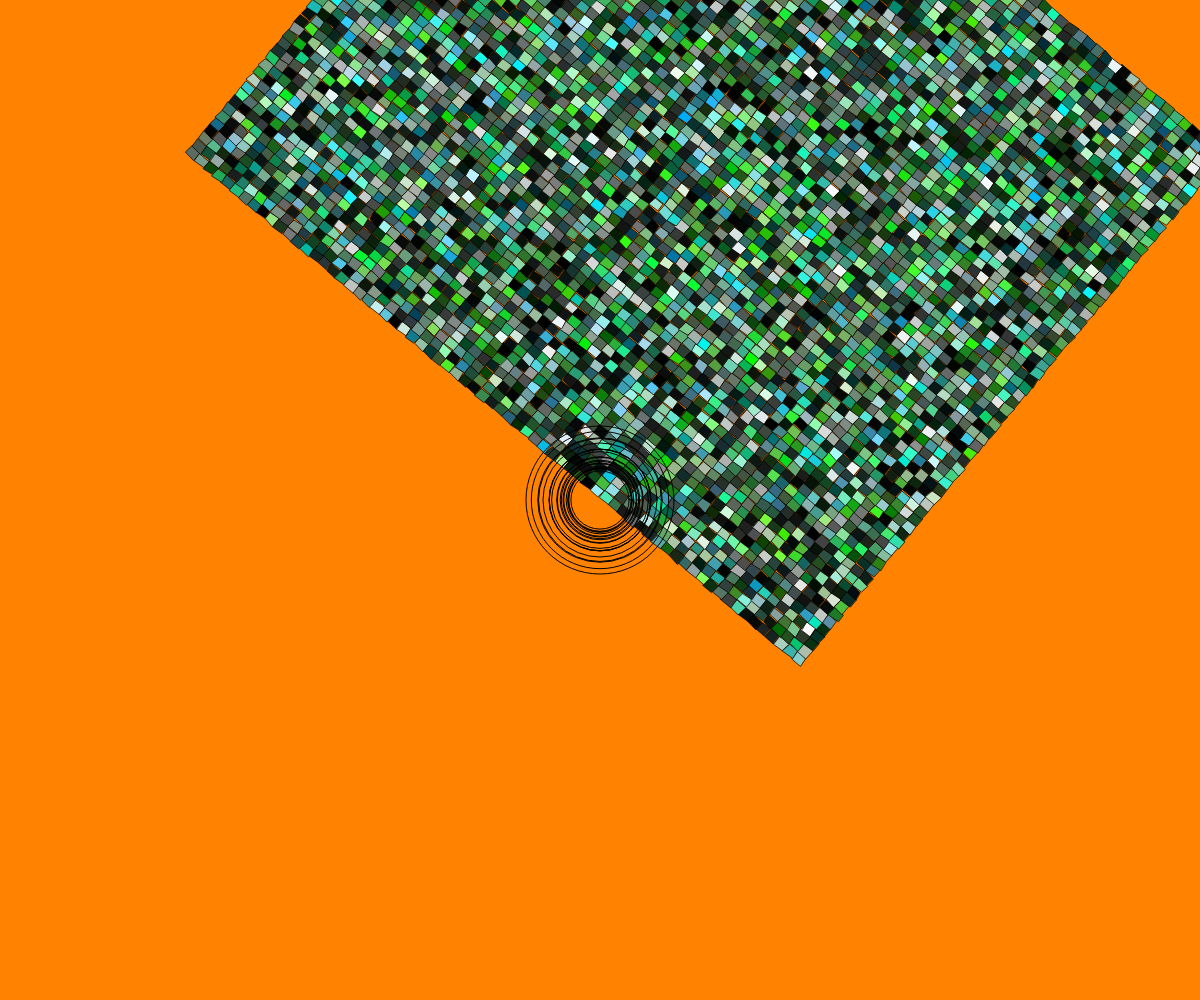
Frame 1 (no input)
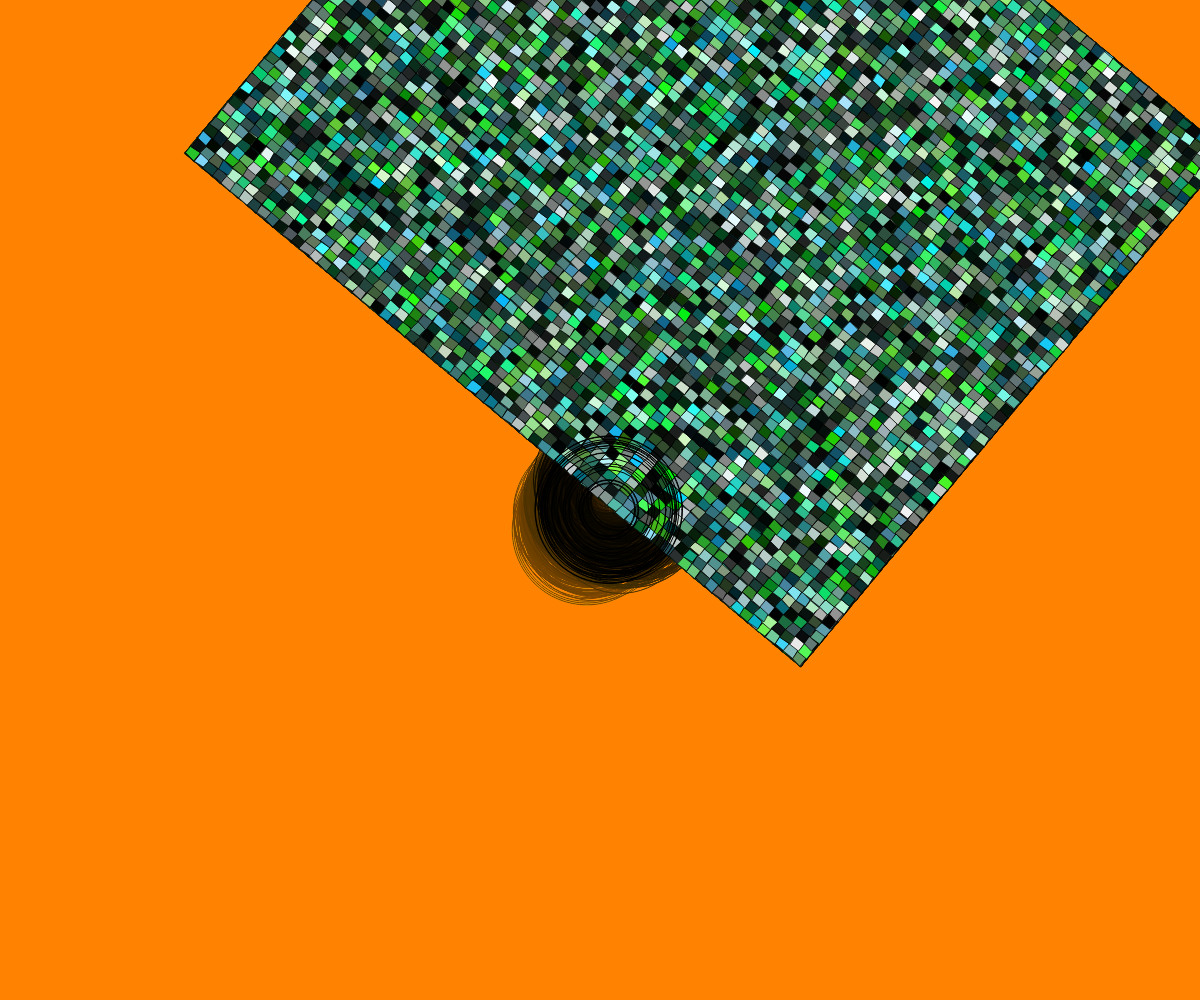
Frame 60 (no input)
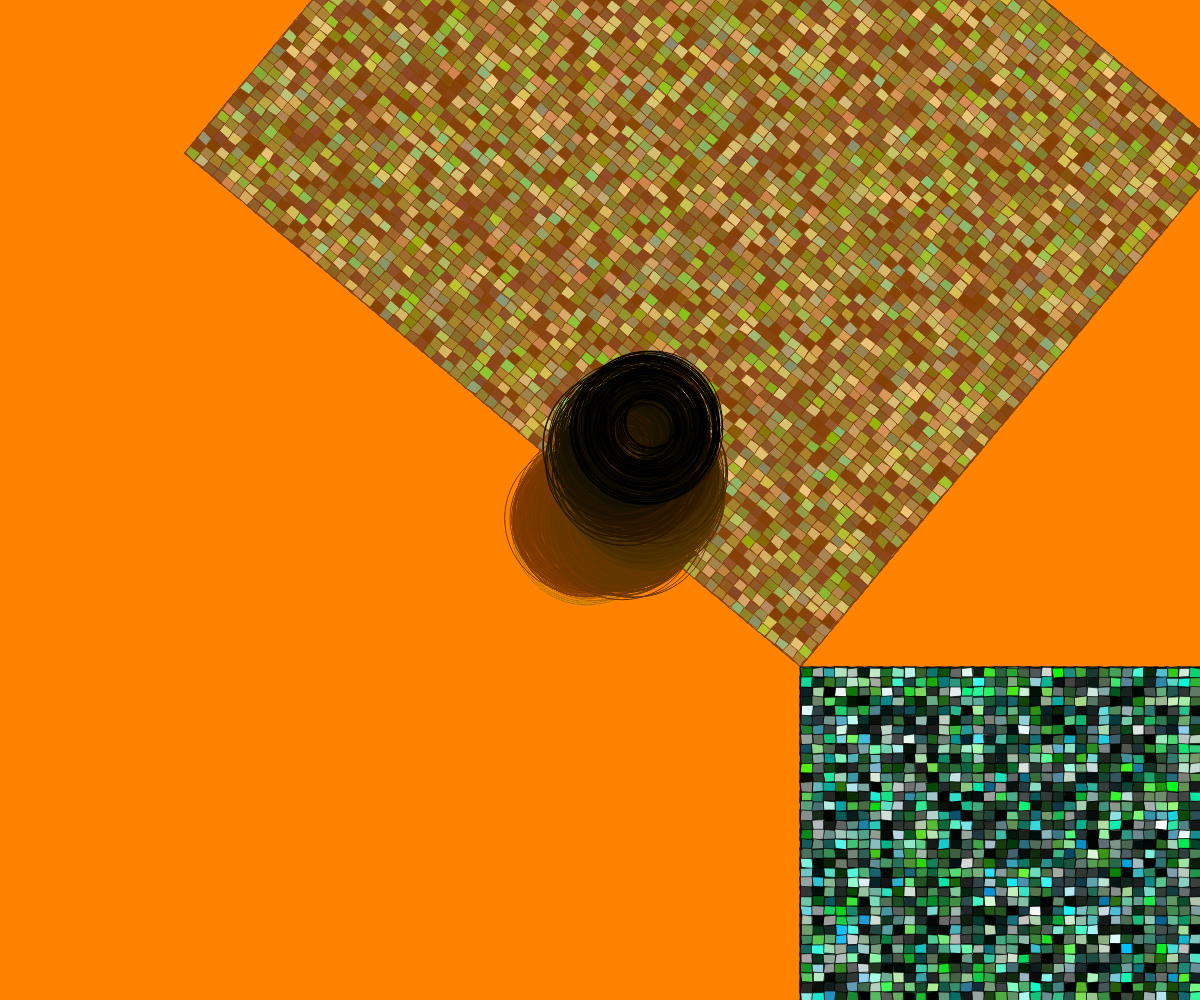
Frame 120 (the mouse pressed at the canvas centre since frame 60)

The p5.js sketch that drew these frames (run headless with seeded random() and noise() and a simulated clock; from frame 60 on, the mouse is pressed at the canvas centre):

// p5.js sketch
// ── sketch.js
var tileCount;
var locx;
var locy;


function setup() {
  createCanvas(windowWidth, windowHeight);
  tileCount = height*0.07
  colorMode(HSB, 360, 100, 100, 100);
  background(30, 100, 100);
  locx = width/2;
  locy = height/2;
  //frameRate(15)
}

function draw() {
  background(random(70), 100, 100, 1);
  push();
  scale(0.667);
  translate(width, height);
  let a = atan2(mouseY - height/2, mouseX - width/2);
  rotate(a);
  grid();
  fill(70, random(100), random(100));
  pop();
  dance();
  locx += random(-10, 10);
  locy -= random(-10, 10);
  
  if (locx < 0){
    locx += 5;
  }
  if (locx > width){
    locx -= 5;
  }
  if (locy < 0){
    locy += 5;
  }
  if (locy > height){
    locy -= 5;
  }
}

function dance(){
  noFill();
  for (i = 0; i < 20; i++){
    circle(locx, locy, random(50,150));
  }
}
function grid(){
  for (let gridY = 0; gridY < tileCount; gridY++) {
    for (let gridX = 0; gridX < tileCount; gridX++) {
      let posX = (width / tileCount) * gridX;
      let posY = (height / tileCount) * gridY;
      let nudge = (-3, 3);
      
      var toggle = floor(random(1));
      
      //spin
      fill(random(100, 200), random(100), random(100))
      //let a = atan2(mouseY - height / 2, mouseX - width / 2);
  //rotate(a*(random(0.5)));
      
      if (toggle == 0){
      //tiles
      quad(
          posX + random(nudge),
          posY + random(nudge),
          posX + width / tileCount + random(nudge),
          posY + random(nudge),
          posX + width / tileCount + random(nudge),
          posY + height / tileCount + random(nudge),
          posX + random(nudge),
          posY + height / tileCount + random(nudge)
        );
      }
    }
  }
}
